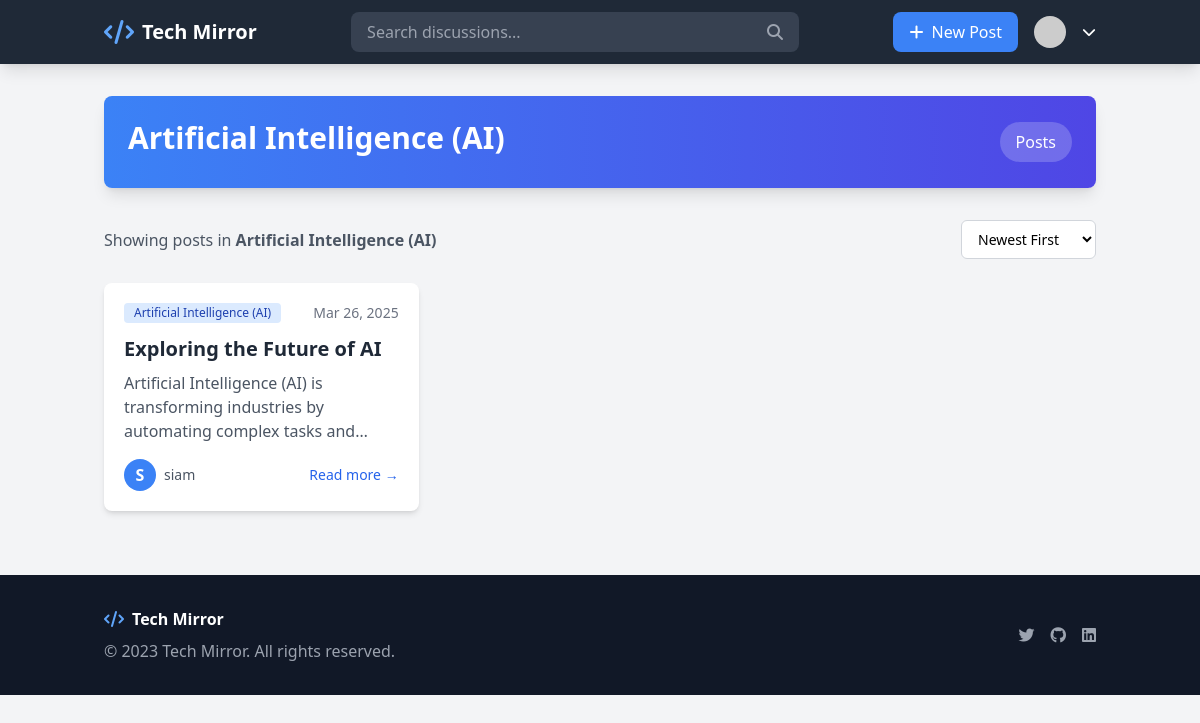
Before: /category/2/ with the older database file.
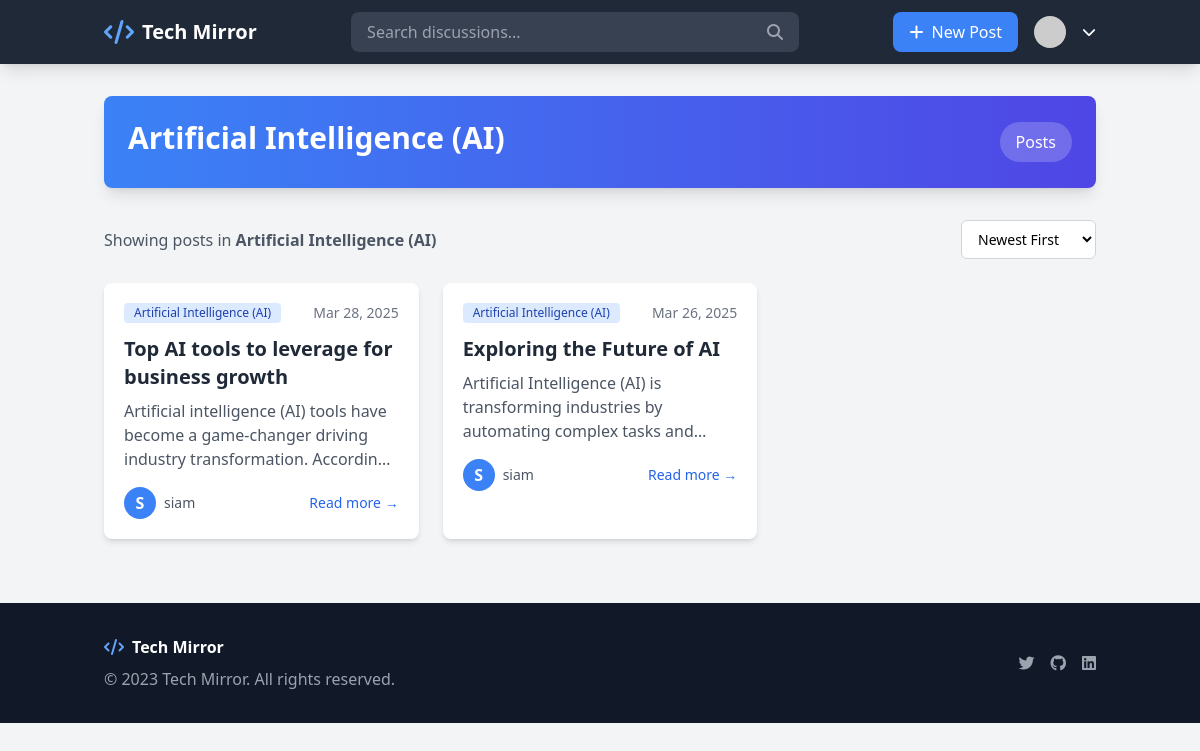
After: the same page with the newer database file.
### forumapp/models.py (models this page shows, shortened)
class Category(models.Model):
    name = models.CharField(max_length=100, unique=True)

class Post(models.Model):
    title = models.CharField(max_length=255)
    content = models.TextField()
    author = models.ForeignKey(User, on_delete=models.CASCADE)
    tags = models.CharField(max_length=255, blank=True, default="")
    created_at = models.DateTimeField(auto_now_add=True)
    category = models.ForeignKey(Category, on_delete=models.SET_NULL, null=True)
    views = models.IntegerField(default=0)

### forumapp/views.py (the view)
# urls.py: path('category/<int:category_id>/', views.category_posts, name='category_posts'),
def category_posts(request, category_id):
    category = get_object_or_404(Category, id=category_id)
    post_list = Post.objects.filter(category=category).order_by('-created_at')
    sort = request.GET.get('sort', 'newest')
    if sort == 'oldest':
        post_list = post_list.order_by('created_at')
    elif sort == 'popular':
        post_list = post_list.order_by('-view_count')
    paginator = Paginator(post_list, 9)  # 9 posts per page
    page = request.GET.get('page', 1)
    posts = paginator.get_page(page)
    return render(request, 'category_wise_post.html', {
        'category': category,
        'posts': posts,
    })

### templates/category_wise_post.html (shortened to what the changed rows need)
<!DOCTYPE html>
<html lang="en">
<head>
    <script src="https://cdn.tailwindcss.com"></script>
    <link rel="stylesheet" href="https://cdnjs.cloudflare.com/ajax/libs/font-awesome/6.4.0/css/all.min.css">
</head>
<body class="bg-gray-100 min-h-screen">
    <div class="container mx-auto px-4 py-8">
        <div class="bg-gradient-to-r from-blue-500 to-indigo-600 rounded-lg shadow-lg p-6 mb-8">
            <div class="flex items-center justify-between">
                <div>
                    <h1 class="text-3xl font-bold text-white">{{ category.name }}</h1>
                </div>
            </div>
        </div>
        <div class="flex flex-col md:flex-row justify-between items-center mb-6">
            <div class="text-gray-600 mb-4 md:mb-0">
                Showing posts in <span class="font-semibold">{{ category.name }}</span>
            </div>
        </div>
        <div class="grid grid-cols-1 md:grid-cols-2 lg:grid-cols-3 gap-6">
            {% for post in posts %}
            <div
                class="bg-white rounded-lg shadow-md overflow-hidden transition-transform duration-300 hover:shadow-lg hover:-translate-y-1">
                <div class="p-5">
                    <div class="flex items-center mb-3">
                        <span class="bg-blue-100 text-blue-800 text-xs font-medium px-2.5 py-0.5 rounded">{{ category.name }}</span>
                        <span class="text-gray-500 text-sm ml-auto">{{ post.created_at|date:"M d, Y" }}</span>
                    </div>
                    <h2 class="text-xl font-bold mb-2 text-gray-800 hover:text-blue-600">
                        <a href="{% url 'post-detail' post.id %}">{{ post.title }}</a>
                    </h2>
                    <p class="text-gray-600 mb-4 line-clamp-3">{{ post.excerpt|default:post.content|truncatewords:25 }}
                    </p>
                    <div class="flex items-center justify-between">
                        <div class="flex items-center">
                            {% if post.author.profile_image %}
                            <img src="{{ post.author.profile_image.url }}" alt="{{ post.author.username }}"
                                class="w-8 h-8 rounded-full mr-2">
                            {% else %}
                            <div class="w-8 h-8 rounded-full bg-blue-500 flex items-center justify-center mr-2">
                                <span class="text-white font-bold">{{ post.author.username|first|upper }}</span>
                            </div>
                            {% endif %}
                            <span class="text-sm text-gray-600">{{ post.author.username }}</span>
                        </div>
                        <a href="{% url 'post-detail' post.id %}"
                            class="text-blue-600 hover:text-blue-800 text-sm font-medium">Read more →</a>
                    </div>
                </div>
            </div>
            {% empty %}
            <div class="col-span-full bg-gray-50 rounded-lg p-8 text-center">
                <i class="fas fa-folder-open text-gray-400 text-5xl mb-4"></i>
                <h3 class="text-xl font-medium text-gray-700 mb-2">No posts found</h3>
                <p class="text-gray-500">There are no posts in this category yet.</p>
            </div>
            {% endfor %}
        </div>
    </div>
</body>
</html>

Changed rows visible on the page:
added Post: {{ category.name }} "Artificial Intelligence (AI)", created_at "Mar 28, 2025", title "Top AI tools to leverage for business growth", excerpt "Artificial intelligence (AI) tools have become a game-changer driving industry transformation.…", author.username|first "S", author.username "siam"
